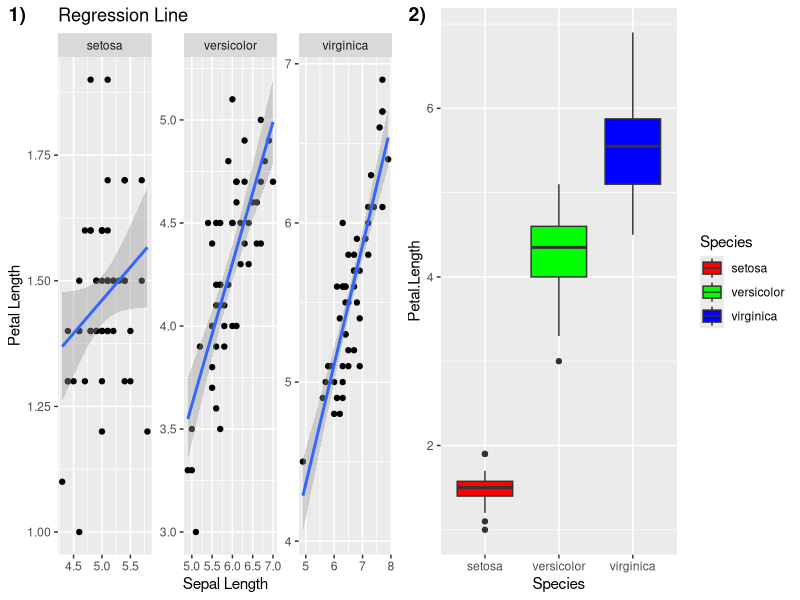

Write R code to recreate this figure.
data(iris)

library(ggplot2)

names(iris)
a<- ggplot(iris,aes(x=Sepal.Length,y=Petal.Length))+
  geom_point()+
  geom_smooth(method = "lm")+
  xlab("Sepal Length")+
  ylab("Petal Length")+
  ggtitle("Regression Line")+
  facet_wrap(~Species,scales = "free")

b<- ggplot(iris,aes(x=Species,y=Petal.Length,fill=Species))+
  geom_boxplot()+
  scale_fill_manual(values = c("red","green","blue"))

library(cowplot)

plot_grid(a,b,labels = c("1)","2)"),nrow=1,ncol=2)





